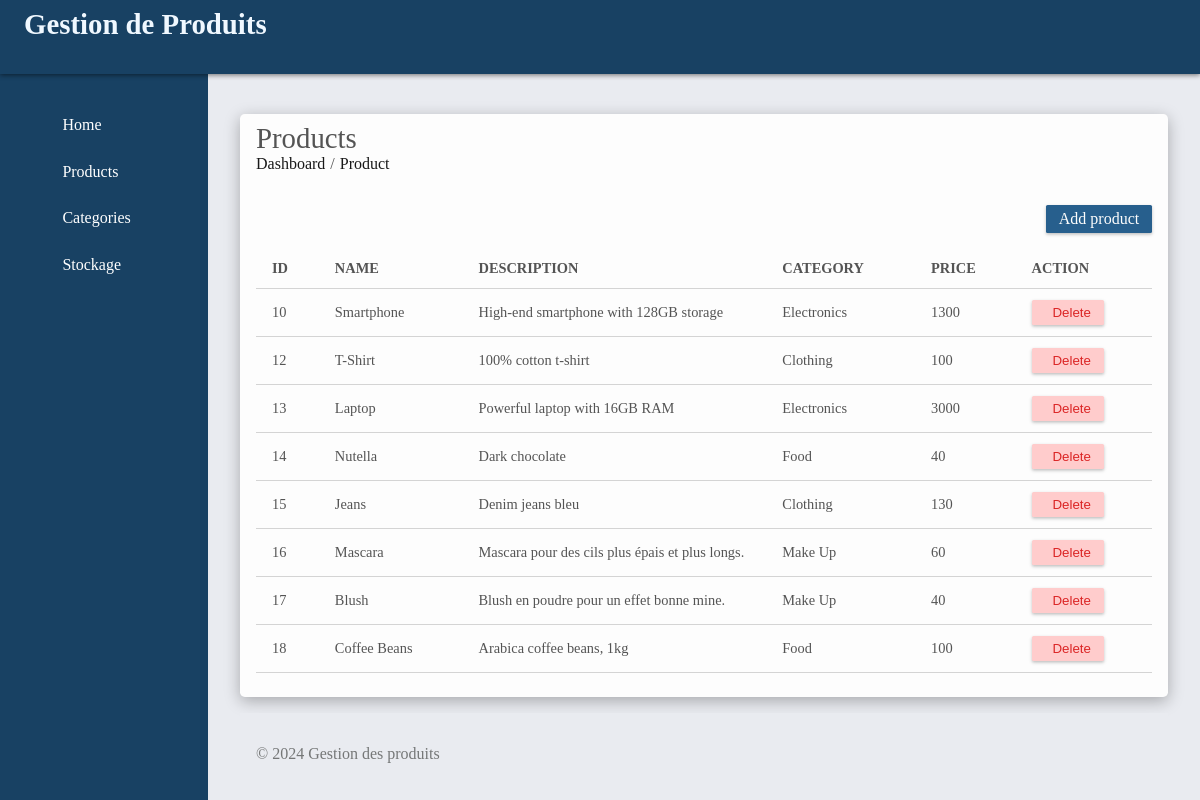
The app's page /projet_ouiame/product.php with its own data.
### tables this page shows
CREATE TABLE `products` (
  `id` int(10) NOT NULL,
  `name` varchar(100) NOT NULL,
  `quantite` int(100) NOT NULL,
  `responsable` varchar(50) NOT NULL,
  `description` text NOT NULL,
  `price` int(10) NOT NULL,
  `expiration` date NOT NULL,
  `location` varchar(100) NOT NULL,
  `category` varchar(100) NOT NULL
);

### projet_ouiame/product.php (the view, shortened to what this page needs)
<?php
require "connection/db.php";
?>
<!DOCTYPE html>
<html lang="en">
<head>
  <link rel="stylesheet" href="./assets/css/style.css" />
</head>
<body>
  <header>
    <h1>Gestion de Produits</h1>
  </header>
  <div class="global_wrapper">
    <aside class="left-colomn">
      <nav>
        <ul>
          <li>
            <a href="index.php"><ion-icon name="home"></ion-icon>Home</a>
          </li>
          <li>
            <a href="product.php">
              <ion-icon name="grid-outline"></ion-icon>Products</a>
          </li>
          <li>
            <a href="category.php"><ion-icon name="copy-outline"></ion-icon> Categories</a>
          </li>
          <li>
            <a href="stock.php"><ion-icon name="albums-outline"></ion-icon>Stockage</a>
          </li>
        </ul>
      </nav>
    </aside>
    <div class="main_wrapper">
      <div class="main">
        <div class="section product">
          <div class="page_indicator">
            <h1>Products</h1>
            <ul>
              <li>
                <a href="index.php">Dashboard</a>
              </li>
              /
              <li>
                <a href="#">Product</a>
              </li>
            </ul>
          </div>
          <div class="action">
            <a href="product-add.php" class="btn-primary">Add product</a>
          </div>
          <div class="table_wrapper">
            <table>
              <thead>
                <tr id="head">
                  <th>ID</th>
                  <th>Name</th>
                  <th>Description</th>
                  <th>Category</th>
                  <th>Price</th>
                  <th>Action</th>
                </tr>
              </thead>
              <?php
              $requete = "select * from products";
              $result = mysqli_query($conn, $requete);
              if (mysqli_num_rows($result) > 0) {
                while ($prod= mysqli_fetch_assoc($result)) {
              ?>
                  <tr>
                    <td><?= $prod['id'] ?></td>
                    <td><?= $prod["name"] ?></td>
                    <td><?= $prod["description"] ?></td>
                    <td><?= $prod["category"] ?></td>
                    <td><?= $prod["price"] ?></td>
                    <td>
                      <form method="POST" action="deleteProduct.php">
                        <button name="delete_prod" value="<?= $prod['id'] ?>" class="btn-red">
                          Delete
                        </button>
                      </form>
                    </td>
                  </tr>
              <?php
                }
              }
              ?>
            </table>
          </div>
        </div>
      </div>
      <div id="foot">
        <footer>
          <p>&copy; 2024 Gestion des produits</p>
        </footer>
      </div>
    </div>
  </div>
</body>
</html>

### projet_ouiame/assets/css/style.css (style rules this page uses)
* { margin :0; padding: 0; }
body { background-color: #e9ebf0; max-width: 100vw; min-height: 100vh; }
a { color: #181818; text-decoration: none; }
ul { list-style: none; }
.btn-primary { background-color: #275f8d; color: #fdfdfd; padding: .3rem .8rem; border-radius: .1rem; border: none; box-shadow: 0rem 0.1rem 0.2rem rgba(54, 54, 54, 0.315); cursor: pointer; }
.btn-red { background-color: #ffcccc; color: #db2525; padding: .3rem .8rem; border-radius: .1rem; border: none; box-shadow: 0rem 0.1rem 0.2rem rgba(54, 54, 54, 0.315); cursor: pointer; }

### records on screen
products: id "10", name "Smartphone", description "High-end smartphone with 128GB storage", category "Electronics", price "1300"
products: id "12", name "T-Shirt", description "100% cotton t-shirt", category "Clothing", price "100"
products: id "13", name "Laptop", description "Powerful laptop with 16GB RAM", category "Electronics", price "3000"
products: id "14", name "Nutella", description "Dark chocolate", category "Food", price "40"
products: id "15", name "Jeans", description "Denim jeans bleu", category "Clothing", price "130"
products: id "16", name "Mascara", description "Mascara pour des cils plus épais et plus longs.", category "Make Up", price "60"
products: id "17", name "Blush", description "Blush en poudre pour un effet bonne mine.", category "Make Up", price "40"
products: id "18", name "Coffee Beans", description "Arabica coffee beans, 1kg", category "Food", price "100"
